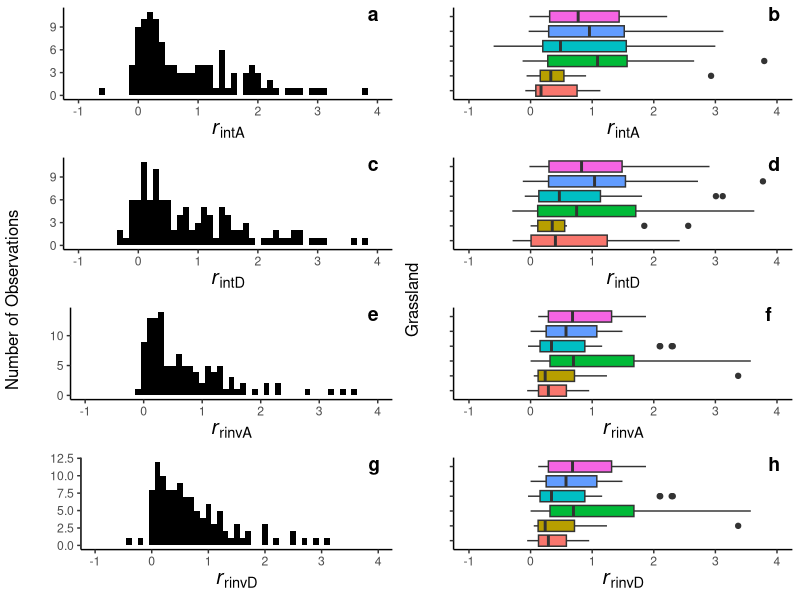

Write the R code that produced this figure. (Note: this script raises an error after producing the figure.)
#### Summary stats ####
# how do growth rates vary by condition? (histograms). 

#### load in data and packages ####
library(tidyverse)
library(ggpubr)
NEWallsite <- read.csv("data/allsite_new.csv")
#ensure this data is releveled with grassland_type facets along precipitation gradient 
NEWallsite <- NEWallsite %>%
  mutate(grassland_type = fct_relevel(grassland_type,
                                      "Desert", "Southern Shortgrass", "Northern Shortgrass", 
                                      "Northern Mixed", "Southern Mixed", "Tallgrass"))
all <- read.csv("data/allraw.csv")

#### how do growth rates vary by condition (histograms) and across grasslands? (boxplots) ####
# histograms of all calculated growth rate measures: All are non-normal and have a right/positive 
# skew. Most species maintaining and some doing well is consistent with expectations. 

#intrinsic growth rate ambient (rintA)
rinta_hist <- ggplot(NEWallsite, aes(x=intrinsicLDGRcon))+
  geom_histogram(binwidth = .1, fill="black")+
  theme_classic()+
  labs(x=expression(italic(r)[intA]), y = " ")+
  xlim(-1,4)+
  theme(legend.position = "right", axis.title.x = element_text(size=15))

#intrinsic growth rate drought (rintD)
rintd_hist <- ggplot(NEWallsite, aes(x=intrinsicLDGRchr))+
  geom_histogram(binwidth = .1, fill="black")+
  theme_classic()+
  labs(x=expression(italic(r)[intD]), y = " ")+
  xlim(-1,4)+
  theme(legend.position = "right", axis.title.x = element_text(size=15))

#realized invasion ambient (rrinvA)
rrinva_hist <- ggplot(NEWallsite, aes(x=invasionLDGRcon))+
  geom_histogram(binwidth = .1, fill="black")+
  theme_classic()+
  labs(x=expression(italic(r)[rinvA]), y = " ")+
  xlim(-1,4)+
  theme(legend.position = "right", axis.title.x = element_text(size=15))

#realized invasion drought (rrinvD)
rrinvd_hist <- ggplot(NEWallsite, aes(x=invasionLDGRchr))+
  geom_histogram(binwidth = .1, fill="black")+
  theme_classic()+
  labs(x=expression(italic(r)[rinvD]), y = " ")+
  xlim(-1,4)+
  theme(legend.position = "right", axis.title.x = element_text(size=15))

#combined histogram figure for larger combo figure 
histcombo <- ggarrange(rinta_hist, rintd_hist, rrinva_hist, rrinvd_hist, nrow=4, ncol=1, 
                       common.legend = F, labels = c("a","c","e","g"), label.x = .9)
histcombo <- annotate_figure(histcombo,left = "Number of Observations") #add axis label


#ANOVA and boxplots of calculated growth rate measures: no differences in growth rates by
# grassland type.

#ANOVA for differences in growth rates between grasslands
summary(aov(intrinsicLDGRcon ~ grassland_type, data = NEWallsite)) #no difference (but close)
summary(aov(intrinsicLDGRchr ~ grassland_type, data = NEWallsite)) #no difference
summary(aov(invasionLDGRcon ~ grassland_type, data = NEWallsite)) # sig. diff
TukeyHSD(aov(invasionLDGRcon ~ grassland_type, data = NEWallsite)) #NS differs from D and SS
summary(aov(invasionLDGRchr ~ grassland_type, data = NEWallsite)) #no difference (but close)
library(ggplot2)
#boxplots
rinta_box <- ggplot(NEWallsite, aes(x=intrinsicLDGRcon, y=grassland_type, fill=grassland_type))+
  geom_boxplot()+
  scale_color_manual(values=c("red", "tomato", "rosybrown3", "skyblue2", "steelblue", "dark blue"))+
  theme_classic()+
  labs(x=expression(italic(r)[intA]), y = " ")+
  xlim(-1,4)+
  theme(legend.position="none",
        axis.text.y.left = element_blank(), axis.title.x = element_text(size=15))

rintd_box <- ggplot(NEWallsite, aes(x=intrinsicLDGRchr, y=grassland_type, fill=grassland_type))+
  geom_boxplot()+
  scale_color_manual(values=c("red", "tomato", "rosybrown3", "skyblue2", "steelblue", "dark blue"))+
  theme_classic()+
  labs(x=expression(italic(r)[intD]), y = " ")+
  xlim(-1,4)+
  theme(legend.position="none",
        axis.text.y.left = element_blank(), axis.title.x = element_text(size=15))

rrinva_box<- ggplot(NEWallsite, aes(x=invasionLDGRcon, y=grassland_type, fill=grassland_type))+
  geom_boxplot()+
  scale_color_manual(values=c("red", "tomato", "rosybrown3", "skyblue2", "steelblue", "dark blue"))+
  theme_classic()+
  labs(x=expression(italic(r)[rinvA]), y = " ")+
  xlim(-1,4)+
  theme(legend.position="none",
        axis.text.y.left = element_blank(), axis.title.x = element_text(size=15))

rrinvd_box<- ggplot(NEWallsite, aes(x=invasionLDGRcon, y=grassland_type, fill=grassland_type))+
  geom_boxplot()+
  scale_color_manual(values=c("red", "tomato", "rosybrown3", "skyblue2", "steelblue", "dark blue"))+
  theme_classic()+
  labs(x=expression(italic(r)[rinvD]), y = " ")+
  xlim(-1,4)+
  theme(legend.position="none",
        axis.text.y.left = element_blank(), axis.title.x = element_text(size=15))

#boxplot figure combined
boxcombo <- ggarrange(rinta_box, rintd_box, rrinva_box, rrinvd_box, nrow=4, ncol=1, 
                      common.legend = F, labels = c("b","d","f","h"), label.x = .9)
boxcombo <- annotate_figure(boxcombo,left = "Grassland")


## combined boxplot/histogram figure 
histboxcombo <- ggarrange(histcombo, boxcombo, nrow=1, ncol=2, common.legend = F)
histboxcombo #view


#### How does precipitation effect cover? ####
#does precipitation gradient coincide with gradient of competition for light
all <- all %>% mutate(grassland_type = ifelse(site %in% "CHY","Northern Mixed",
                                              ifelse(site %in% "HYS","Southern Mixed",
                                                     ifelse(site %in% "KNZ","Tallgrass",
                                                            ifelse(site %in% "SGS","Shortgrass","Shortgrass/Desert"))))) 
all <- all %>%
  mutate(grassland_type = fct_relevel(grassland_type, 
                                      "Shortgrass/Desert", "Shortgrass", "Northern Mixed", 
                                      "Southern Mixed", "Tallgrass"))

#summarizing quadrat-level cover
allsum <- all %>% group_by(grassland_type, year, trt, plot, subplot) %>% summarize(totalcov = sum(cover))
#relevel new df
allsum <- allsum %>%
  mutate(grassland_type = fct_relevel(grassland_type, 
                                      "Shortgrass/Desert", "Shortgrass", "Northern Mixed", 
                                      "Southern Mixed", "Tallgrass"))

#is cover significantly different between grasslands? (yes, each is uniquely different)
summary(anova_cov <- aov(totalcov ~ grassland_type, data = allsum)) #anova sig. 
tuk_cov <- TukeyHSD(anova_cov) #each site is significantly different

multcompView::multcompLetters4(anova_cov, tuk_cov) #letters for each site
#code to make function that extracts and plots tukey results 
generate_label_df <- function(TUKEY, variable){
  
  # Extract labels and factor levels from Tukey post-hoc 
  Tukey.levels <- TUKEY[[variable]][,4]
  Tukey.labels <- data.frame(multcompView::multcompLetters(Tukey.levels)['Letters'])
  
  #I need to put the labels in the same order as in the boxplot :
  Tukey.labels$treatment=rownames(Tukey.labels)
  Tukey.labels=Tukey.labels[order(Tukey.labels$treatment) , ]
  return(Tukey.labels)
}
sum_labels <- generate_label_df(TUKEY=tuk_cov , variable = "grassland_type")#generate labels using function
names(sum_labels)<-c('Letters','grassland_type')#rename columns for merging
yvalue<-aggregate(totalcov~grassland_type, data=allsum, mean)# obtain letter position for y axis using means
tukeylabel<-merge(sum_labels,yvalue) #merge dataframes


#use linear regression to assess changes along increasing cover
summary(lm_covsum <- lm(totalcov ~ grassland_type, data = allsum)) #sig. pos., 47%

#boxplot w/ labels and regression line
gcover <- ggplot(allsum, aes(x=grassland_type, y=totalcov, fill=grassland_type))+
  geom_boxplot()+
  geom_smooth(method="lm", se=T, color="black", aes(group=1))+
  scale_fill_manual(values=c("red", "pink", "tan", "sky blue", "dark blue"))+
  geom_text(data = tukeylabel, aes(x = grassland_type, y = totalcov, label = Letters), 
            hjust=2, vjust=-1.75 )+
  theme_classic()+
  labs(x="Grassland", y = "Total cover (%)")+
  theme(legend.position="none",
        #axis.text.y.left = element_blank(),
        axis.text.x = element_text(angle = 20, hjust = 1))


#does average neighbor cover effect estimates of response to neighbors in either condition
#overall, no we aren't not concerned that these differences effected estimates 

#sum all the cover for each plot/ year/ grassland/ species (bounding measures between 0 and 100/300)
allothermeans <- all %>%
  filter(trt=="con") %>%
  group_by(grassland_type, species, plot, year, subplot) %>%
  summarize(meanother = mean(other)) %>% ungroup 
covergrassland <- full_join(NEWallsite, allothermeans, by=c("grassland_type", "species"))#merge dataframes
#make a model
summary(lm(condiff~meanother, covergrassland)) 
#plot:
concov <- ggplot(covergrassland,aes(x=meanother, y=condiff, color=grassland_type))+
  geom_point()+
  geom_hline(aes(yintercept=0), linetype="dotted")+
  scale_color_manual(values=c("red", "pink", "tan", "sky blue", "dark blue"))+
  theme_classic()+
  labs(y="Response to neighbors in ambient", x = "Interspecific cover (%)")+
  theme(legend.position="none")

#repeat for chrdiff (no diff)
allothermeans <- all %>%
  filter(trt=="chr")%>%
  group_by(grassland_type, species, plot, year, subplot) %>%
  summarize(meanother = mean(other)) %>% ungroup 
covergrassland <- full_join(NEWallsite, allothermeans, by=c("grassland_type", "species"))
#make a model
summary(lm(chrdiff~meanother, covergrassland)) 
#plot:
chrcov <- ggplot(covergrassland,aes(x=meanother, y=chrdiff, color=grassland_type))+
  geom_point()+
  geom_hline(aes(yintercept=0), linetype="dotted")+
  scale_color_manual(values=c("red", "pink", "tan", "sky blue", "dark blue"))+
  theme_classic()+
  labs(y="Response to neighbors in drought", x = "Interspecific cover (%)")+
  theme(legend.position="none")

#although the mean density of cover is significantly related to the response to neighbors,
#mean neighbor density actually explains very little variation in response to neighbors (con > chr)
#(increases in cover = decreases in GR responses to neighbors/ worse w/ neighbors)

#figure together
covfig <- ggarrange(gcover,concov,chrcov, nrow=3, ncol=1, common.legend = F, 
                    labels = c("i","j","k"), label.x = .9)

#all combined summary stats figure for paper
summaryfig <- ggarrange(histboxcombo,covfig,nrow=1, ncol=2, common.legend = T, widths = c(2,1.5))
summaryfig

#export
ggsave(summaryfig, filename = "summaryfig.png", dpi=300, height = 8,width =9)




######supplemental life history traits
#make fig?

#response to drought
anova(lm(intrinsicdiff~lifespan*grassland_type,data=NEWallsite))#?
anova(lm(intrinsicdiff~grass.forb*grassland_type,data=NEWallsite))#nah
anova(lm(intrinsicdiff~Photosynthesis*grassland_type,data=NEWallsite[-c(125,136),]))#nah


#response to neighbors drought
anova(lm(chrdiff~lifespan*grassland_type,data=NEWallsite))#nah
anova(lm(chrdiff~grass.forb*grassland_type,data=NEWallsite))#nah
anova(lm(chrdiff~Photosynthesis*grassland_type,data=NEWallsite[-c(125,136),]))#nah

#response to neighbors ambient
anova(lm(condiff~lifespan*grassland_type,data=NEWallsite))#grassland
anova(lm(condiff~grass.forb*grassland_type,data=NEWallsite))#all!
summary(lm(condiff~grass.forb*grassland_type,data=NEWallsite))#all!
ggplot(NEWallsite, aes(y=condiff, x=Photosynthesis))+
  geom_boxplot() +
  facet_wrap(~grassland_type, scales = "free", nrow=1)+
  labs(y=" ", x="Photosynthetic pathway")+
  theme(axis.text.y=element_blank(),
        axis.ticks.y=element_blank())
anova(lm(condiff~Photosynthesis*grassland_type,data=NEWallsite[-c(125,136),]))#grassland
